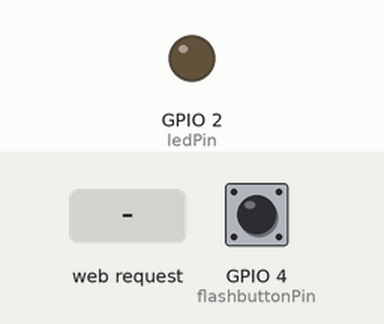
Simulated run of this sketch. Board: ESP8266 (NodeMCU). On the bench: output pins drawn as LEDs (lit = HIGH). The test bench sets the inputs (shaded band); at power-on: GPIO 4 (flashbuttonPin) HIGH. WiFi joins after 1.5 s; servers stay silent unless stated; what the sketch prints to the serial monitor is not drawn.

Above: at 2.7 s.
2.8 s: HTTP request GET /ledoff received
At 3.9 s:
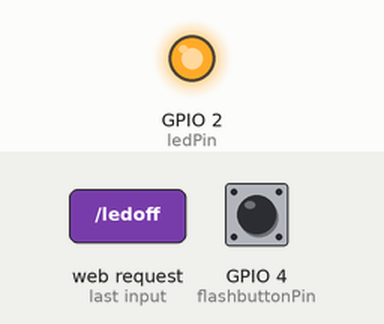
5.0 s: HTTP request GET /ledon received
At 6.6 s:
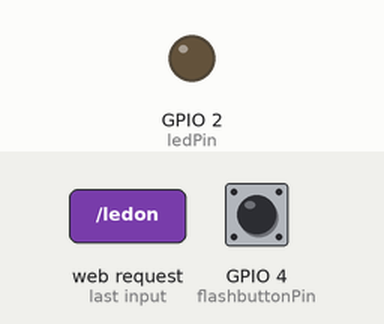
Timing chart, 0 to 8.1 s (numbered marks = the images above; inputs shaded):
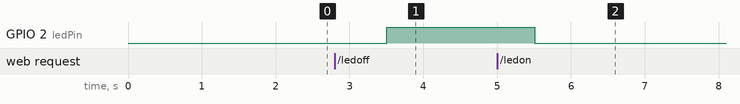

Measured:
- after the input at 2.8 s, GPIO 2 (ledPin): LOW → HIGH after 0.71 s
- after the input at 5.0 s, GPIO 2 (ledPin): HIGH → LOW after 0.51 s

The sketch:

sketch_kozmin5.ino
```cpp
int ledPin = LED_BUILTIN;
int flashbuttonPin = 4;
int buttonState = 1;


#include  <ESP8266WebServer.h>
#include <ESP8266WiFi.h>
char *ssid = "IoT"; //SSID labAP
char *password = "SPSvos123"; //heslo labAP
WiFiClient espClient; //definování klienta espClient
ESP8266WebServer server(80); //definování http serveru na portu 80
//funkce nastavení WiFi-------------------------------------------------------


void setup_wifi() {
WiFi.mode(WIFI_STA); //mód client
Serial.println(); //výpis přihlašovacích údajů
Serial.print("Connecting to ");
Serial.println(ssid);
Serial.print("password: ");
Serial.println(password);
// Wait for connection AND IP address from DHCP
Serial.println();
Serial.println("Waiting for connection and IP Address from DHCP");
WiFi.begin(ssid, password); //zahájení asociace
//opakuj dokud není připojeno
while (WiFi.status() != WL_CONNECTED) {
delay(500);
Serial.print(".");
}
Serial.println("");
Serial.print("WiFi connected, IP address: "); //výpis přidělené adresy
Serial.println(WiFi.localIP());
}
void setup() {
Serial.begin(74880);
setup_wifi();
server.on("/", handleRoot); // volá 'handleRoot' funkci když client požaduje URI "/"
server.onNotFound(handleNotFound); // když client požaduje neznámou URI (např. jinou než "/"), volá ´handleNotFound´
server.begin(); //zahájení naslouchání


pinMode(flashbuttonPin, INPUT_PULLUP);
pinMode(ledPin, OUTPUT);
server.on("/ledon", ledon); //stránka volající funkci ledon
server.on("/ledoff", ledoff); //stránka volající funkci ledoff
}
void ledon(){
digitalWrite(ledPin, LOW); //zapne LED
handleRoot(); //vrátí se na úvodní stránku
}
void ledoff(){
digitalWrite(ledPin, HIGH); //vypne LED
handleRoot(); //vrátí se na úvodní stránku
}
void handleRoot() {
char *html; //deklarace řetězce
// podle buttonState vypíše text Tlacitko ...
if (buttonState){
html = "<h1>Tlacitko neni zmacknute<h1> <a href='ledon'><button>ON</button></a> <a href='ledoff'><button>OFF</button></a>"; //podle stavu web tlačítka ON, OFF volá funkci ledon, ledoff
}
else {
html = "<h1>Tlacitko je zmacknute<h1> <a href='ledon'><button>ON</button></a> <a href='ledoff'><button>OFF</button></a>";
}
server.send(200, "text/html", html); //pošle text html na server
}
void handleNotFound(){
server.send(404, "text/plain", "404: Not found"); // vyšle HTTP status 404 (Not Found) pokud není handler pro URI v požadavku
}

void loop() {
buttonState = digitalRead(flashbuttonPin);

server.handleClient(); //monitoruje klienta a poskytne požadovanou stránku
delay(1000); //vyčká 1000ms
}
```
